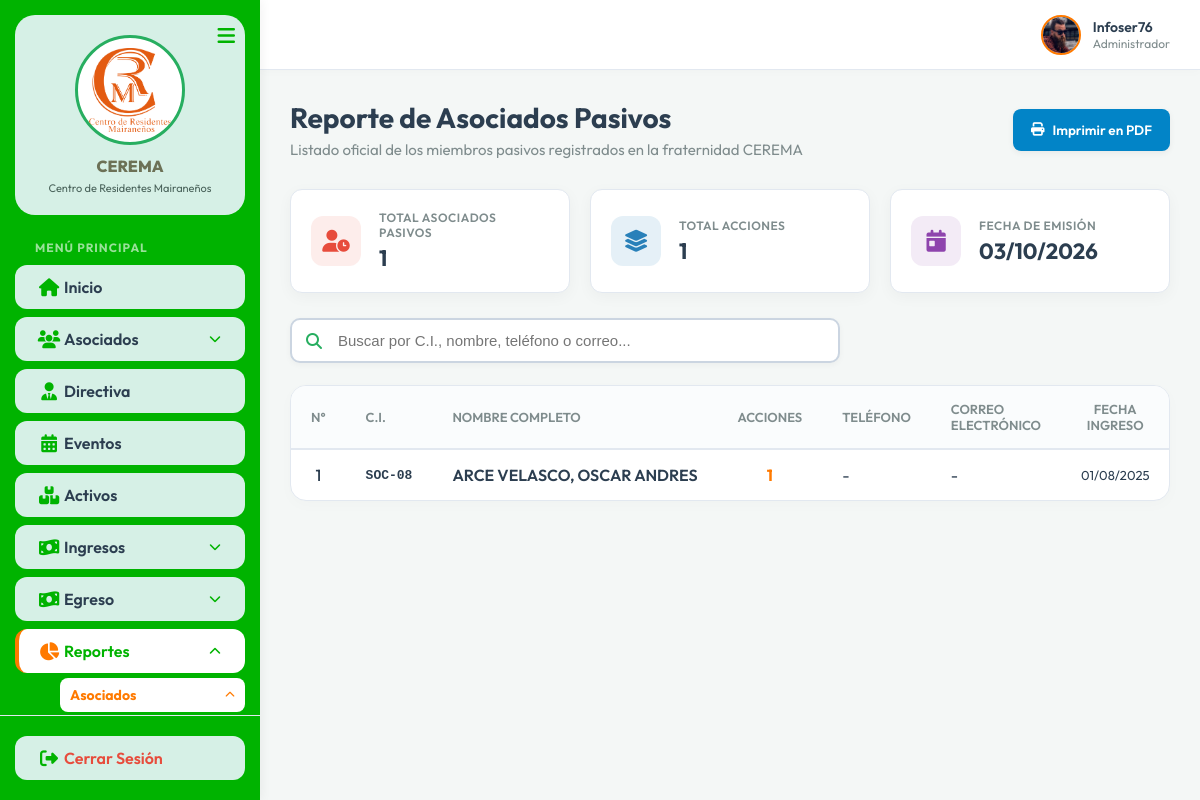
/Controller/reporte.controller.php?type=socios_pasivos (signed in), run on the app's committed database.
### tables this page shows
CREATE TABLE `asociados` (
  `id_socio` int(11) NOT NULL AUTO_INCREMENT,
  `ci` varchar(20) NOT NULL,
  `complemento` varchar(5) DEFAULT NULL,
  `ap_paterno` varchar(25) NOT NULL,
  `ap_materno` varchar(25) NOT NULL,
  `nombre` varchar(50) NOT NULL,
  `acciones` int(2) DEFAULT 1,
  `cuota_inicial` decimal(10,2) NOT NULL DEFAULT 0.00,
  `telefono` varchar(20) DEFAULT NULL,
  `correo` varchar(150) DEFAULT NULL,
  `fecha_ingreso` date NOT NULL,
  `created_at` timestamp NOT NULL DEFAULT current_timestamp(),
  `fechaRegistro` datetime DEFAULT NULL,
  `fechaEdicion` datetime DEFAULT NULL,
  `estado` enum('Activo','Inactivo','Pasivo') NOT NULL DEFAULT 'Activo',
  PRIMARY KEY (`id_socio`)
);

### Model/mreporte.php (called while the page is built, shortened)
<?php
class ReporteModel {
    private $conn;
    public function __construct($db) {
        $this->conn = $db;
    }
    private function ensureOtrosGastosColumnsExist() {
        try { $this->conn->exec("ALTER TABLE otros_gastos ADD COLUMN unidad_medida VARCHAR(50) DEFAULT 'Glb'"); } catch (Exception $e) {}
        try { $this->conn->exec("ALTER TABLE otros_gastos ADD COLUMN cantidad DECIMAL(10,2) DEFAULT 1.00"); } catch (Exception $e) {}
        try { $this->conn->exec("ALTER TABLE otros_gastos ADD COLUMN precio DECIMAL(10,2) DEFAULT NULL"); } catch (Exception $e) {}
    }
    public function getSociosPasivos() {
        $query = "SELECT
                    id_socio,
                    ci,
                    complemento,
                    ap_paterno,
                    ap_materno,
                    nombre,
                    COALESCE(acciones, 1) as acciones,
                    COALESCE(cuota_inicial, 0.00) as cuota_inicial,
                    telefono,
                    correo,
                    fecha_ingreso,
                    estado
                  FROM asociados
                  WHERE estado = 'Pasivo' OR estado = 'Moroso'
                  ORDER BY ap_paterno ASC, ap_materno ASC, nombre ASC";
        $stmt = $this->conn->prepare($query);
        $stmt->execute();
        return $stmt;
    }
    public function getStatsSociosPasivos() {
        $query = "SELECT
                    COUNT(*) as total_socios,
                    COUNT(*) as total_pasivos,
                    COALESCE(SUM(COALESCE(acciones, 1)), 0) as total_acciones
                  FROM asociados
                  WHERE estado = 'Pasivo' OR estado = 'Moroso'";
        $stmt = $this->conn->prepare($query);
        $stmt->execute();
        return $stmt->fetch(PDO::FETCH_ASSOC);
    }
    public function getTodosSocios() {
        $query = "SELECT
                    id_socio,
                    ci,
                    complemento,
                    ap_paterno,
                    ap_materno,
                    nombre,
                    COALESCE(acciones, 1) as acciones,
                    COALESCE(cuota_inicial, 0.00) as cuota_inicial,
                    telefono,
                    correo,
                    fecha_ingreso,
                    estado
                  FROM asociados
                  ORDER BY ap_paterno ASC, ap_materno ASC, nombre ASC";
        $stmt = $this->conn->prepare($query);
        $stmt->execute();
        return $stmt;
    }
}
?>

### View/vreporte_socios_pasivos.php (the view, shortened to what this page needs)
<?php
require_once __DIR__ . '/header.php';
$socios_rows = [];
if (isset($socios) && $socios->rowCount() > 0) {
    $socios_rows = $socios->fetchAll(PDO::FETCH_ASSOC);
}
?>
<div id="screenReportView">
    <div class="dashboard-header">
        <div class="header-actions" style="display: flex; justify-content: space-between; align-items: center; flex-wrap: wrap; gap: 15px;">
            <div>
                <h1 class="page-title">Reporte de Asociados Pasivos</h1>
                <p class="page-subtitle">Listado oficial de los miembros pasivos registrados en la fraternidad CEREMA</p>
            </div>
            <button type="button" onclick="window.print();" class="btn-primary" style="background-color: #0284c7; border: none; cursor: pointer; padding: 10px 18px; border-radius: 8px; font-weight: 600; font-size: 13.5px; color: #ffffff; display: inline-flex; align-items: center; gap: 8px; box-shadow: 0 2px 6px rgba(0,0,0,0.06); height: 42px;">
                <i class="fa-solid fa-print"></i> Imprimir en PDF
            </button>
        </div>
    </div>
    <div class="report-stats-grid">
        <div class="report-stat-card">
            <div class="report-stat-icon" style="background-color: rgba(231, 76, 60, 0.1); color: #e74c3c;">
                <i class="fa-solid fa-user-clock"></i>
            </div>
            <div class="report-stat-info">
                <h4>Total Asociados Pasivos</h4>
                <p><?php echo number_format($stats['total_pasivos'] ?? 0); ?></p>
            </div>
        </div>
        <div class="report-stat-card">
            <div class="report-stat-icon shares">
                <i class="fa-solid fa-layer-group"></i>
            </div>
            <div class="report-stat-info">
                <h4>Total Acciones</h4>
                <p><?php echo number_format($stats['total_acciones'] ?? 0); ?></p>
            </div>
        </div>
        <div class="report-stat-card">
            <div class="report-stat-icon date">
                <i class="fa-solid fa-calendar-day"></i>
            </div>
            <div class="report-stat-info">
                <h4>Fecha de Emisión</h4>
                <p><?php echo date('d/m/Y'); ?></p>
            </div>
        </div>
    </div>
    <div class="toolbar-container">
        <div class="search-filter-group">
            <div class="search-box">
                <input type="text" id="searchReporte" class="search-input" placeholder="Buscar por C.I., nombre, teléfono o correo...">
            </div>
        </div>
    </div>
    <div class="table-container">
        <table class="data-table" id="reporteSociosTable">
            <thead>
                <tr>
                    <th style="width: 45px; text-align: center;">N°</th>
                    <th style="width: 100px;">C.I.</th>
                    <th style="white-space: nowrap;">Nombre Completo</th>
                    <th style="width: 80px; text-align: center;">Acciones</th>
                    <th style="width: 110px;">Teléfono</th>
                    <th>Correo Electrónico</th>
                    <th style="width: 110px; text-align: center;">Fecha Ingreso</th>
                </tr>
            </thead>
            <tbody>
                <?php
                if (count($socios_rows) > 0):
                    $count = 1;
                    foreach ($socios_rows as $row):
                        $nombreCompleto = htmlspecialchars($row['ap_paterno'] . ' ' . $row['ap_materno'] . ', ' . $row['nombre']);
                        $fechaIngreso = !empty($row['fecha_ingreso']) ? date('d/m/Y', strtotime($row['fecha_ingreso'])) : '-';
                ?>
                    <tr>
                        <td style="text-align: center; font-weight: 500;"><?php echo $count++; ?></td>
                        <td style="font-weight: 600; font-family: monospace; font-size: 13px; white-space: nowrap;"><?php echo htmlspecialchars($row['ci'] . (!empty($row['complemento']) ? '-' . $row['complemento'] : '')); ?></td>
                        <td style="font-weight: 600; color: var(--text-main); white-space: nowrap;"><?php echo $nombreCompleto; ?></td>
                        <td style="text-align: center; font-weight: 700; color: var(--primary);"><?php echo htmlspecialchars($row['acciones']); ?></td>
                        <td style="white-space: nowrap;"><?php echo !empty($row['telefono']) ? htmlspecialchars($row['telefono']) : '-'; ?></td>
                        <td><?php echo !empty($row['correo']) ? htmlspecialchars($row['correo']) : '-'; ?></td>
                        <td style="text-align: center; font-size: 13px; white-space: nowrap;"><?php echo $fechaIngreso; ?></td>
                    </tr>
                <?php
                    endforeach;
                endif; ?>
            </tbody>
        </table>
    </div>
</div>
<link rel="stylesheet" href="../css/reporte.css">

### css/style.css (style rules this page uses)
:root { --primary: #FF7A00; --primary-hover: #E66A00; --secondary: #27AE60; --bg-main: #F4F7F6; --bg-panel: #FFFFFF; --bg-hover: #FFF3E8; --text-main: #2C3E50; --text-muted: #7F8C8D; --border-color: #E2E8F0; --success: #27AE60; --danger: #E74C3C; --info: #3498DB; --sidebar-width: 260px; --sidebar-collapsed: 80px; --topbar-height: 70px; --radius-lg: 16px; --radius-md: 12px; --radius-sm: 8px; --transition: 0.3s ease; }
* { margin: 0; padding: 0; box-sizing: border-box; }
body { font-family: 'Outfit', sans-serif; background-color: var(--bg-main); color: var(--text-main); overflow-x: hidden; }
.dashboard-header { margin-bottom: 30px; }
.page-title { font-size: 28px; font-weight: 700; margin-bottom: 5px; color: var(--text-main); }
.page-subtitle { color: var(--text-muted); font-size: 15px; }
.table-container { background: var(--bg-panel); border-radius: var(--radius-lg); box-shadow: 0 4px 15px rgba(0, 0, 0, 0.02); border: 1px solid var(--border-color); overflow: hidden; margin-top: 20px; overflow-x: auto; }
.data-table { width: 100%; border-collapse: collapse; text-align: left; }
.data-table th { background-color: #FAFCFD; padding: 15px 20px; font-weight: 600; color: var(--text-muted); border-bottom: 2px solid var(--border-color); font-size: 13px; text-transform: uppercase; }
.data-table td { padding: 15px 20px; border-bottom: 1px solid var(--border-color); color: var(--text-main); vertical-align: middle; }
.data-table tr:last-child td { border-bottom: none; }
.btn-primary { background-color: var(--primary); color: white; border: none; padding: 10px 20px; border-radius: var(--radius-sm); font-family: inherit; font-weight: 600; cursor: pointer; transition: background-color 0.2s; display: inline-flex; align-items: center; gap: 8px; }

### css/reporte.css (style rules this page uses)
.report-stats-grid { display: grid; grid-template-columns: repeat(auto-fit, minmax(220px, 1fr)); gap: 20px; margin-bottom: 25px; }
.report-stat-card { background: var(--bg-panel, #ffffff); border-radius: var(--radius-md, 12px); padding: 20px; display: flex; align-items: center; gap: 18px; box-shadow: 0 4px 15px rgba(0, 0, 0, 0.04); border: 1px solid var(--border-color, #E2E8F0); }
.report-stat-icon { width: 50px; height: 50px; border-radius: 12px; display: flex; align-items: center; justify-content: center; font-size: 22px; flex-shrink: 0; }
.report-stat-icon.shares { background: rgba(41, 128, 185, 0.12); color: #2980B9; }
.report-stat-icon.date { background: rgba(155, 89, 182, 0.12); color: #8e44ad; }
.report-stat-info h4 { font-size: 12px; color: var(--text-muted, #7F8C8D); font-weight: 600; margin-bottom: 4px; text-transform: uppercase; letter-spacing: 0.5px; }
.report-stat-info p { font-size: 22px; font-weight: 700; color: var(--text-main, #2C3E50); }
.toolbar-container { margin-bottom: 22px; }
.search-filter-group { display: flex; align-items: center; gap: 15px; }
.search-box { position: relative; width: 100%; max-width: 550px; }
.search-input { width: 100%; padding: 12px 18px 12px 46px; border: 2px solid #cbd5e1; border-radius: 10px; font-size: 15px; font-weight: 500; color: #1e293b; background-color: #ffffff; outline: none; transition: all 0.2s ease-in-out; box-shadow: 0 2px 6px rgba(0,0,0,0.04); }

### data on the page
asociados: ci "SOC-08", nombreCompleto "ARCE VELASCO, OSCAR ANDRES", acciones "1", fecha_ingreso "01/08/2025"

### other printed values
$_SESSION['nombre_usuario'] "Infoser76"
$_SESSION['rol'] "Administrador"
$stats['total_pasivos'] "1"
$stats['total_acciones'] "1"
